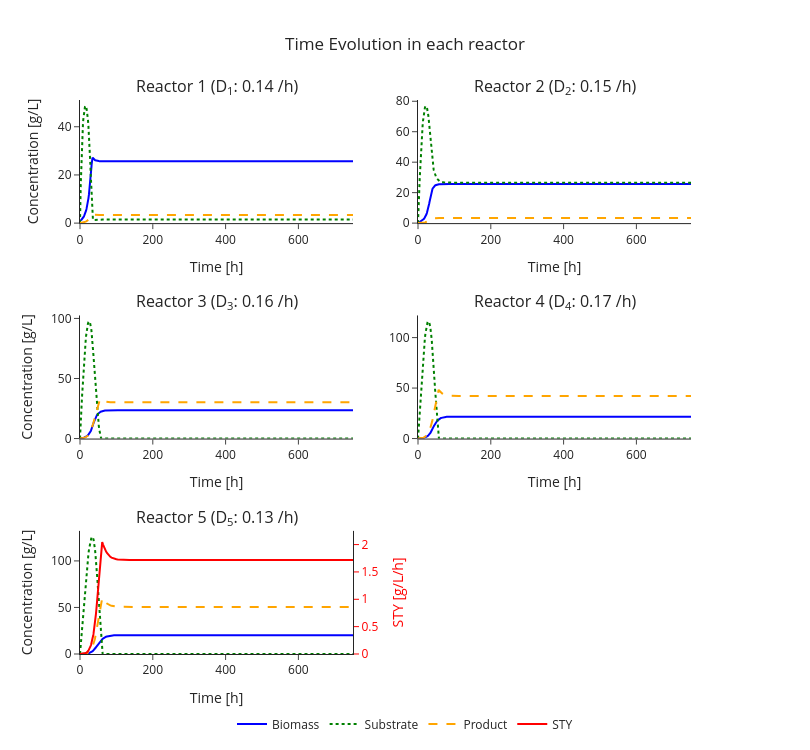

The cell this chart's notebook holds for it:
### Code cell
time_evol = plotter.plot_time_evolution()
time_evol.update_layout(
    title="Time Evolution in each reactor",
    title_x=0.5,
    legend=dict(orientation="h", y=-0.1, x=0.5, xanchor="center"),
)

### Figure 1 — Plotly figure (JSON) as saved in the notebook; plotly's stock layout.template omitted (floating-point values rounded to 4 significant figures; data arrays with more than 128 entries replaced by an {"elided": "..."} marker saying what was removed)
{"data": [{"line": {"color": "blue"}, "mode": "lines", "name": "Biomass", "showlegend": false, "type": "scatter", "x": {"elided": "385 float values"}, "xaxis": "x", "y": {"elided": "385 float values"}, "yaxis": "y"}, {"line": {"color": "green", "dash": "dot"}, "mode": "lines", "name": "Substrate", "showlegend": false, "type": "scatter", "x": {"elided": "385 float values"}, "xaxis": "x", "y": {"elided": "385 float values"}, "yaxis": "y"}, {"line": {"color": "orange", "dash": "dash"}, "mode": "lines", "name": "Product", "showlegend": false, "type": "scatter", "x": {"elided": "385 float values"}, "xaxis": "x", "y": {"elided": "385 float values"}, "yaxis": "y"}, {"line": {"color": "blue"}, "mode": "lines", "name": "Biomass", "showlegend": false, "type": "scatter", "x": {"elided": "385 float values"}, "xaxis": "x2", "y": {"elided": "385 float values"}, "yaxis": "y3"}, {"line": {"color": "green", "dash": "dot"}, "mode": "lines", "name": "Substrate", "showlegend": false, "type": "scatter", "x": {"elided": "385 float values"}, "xaxis": "x2", "y": {"elided": "385 float values"}, "yaxis": "y3"}, {"line": {"color": "orange", "dash": "dash"}, "mode": "lines", "name": "Product", "showlegend": false, "type": "scatter", "x": {"elided": "385 float values"}, "xaxis": "x2", "y": {"elided": "385 float values"}, "yaxis": "y3"}, {"line": {"color": "blue"}, "mode": "lines", "name": "Biomass", "showlegend": false, "type": "scatter", "x": {"elided": "385 float values"}, "xaxis": "x3", "y": {"elided": "385 float values"}, "yaxis": "y5"}, {"line": {"color": "green", "dash": "dot"}, "mode": "lines", "name": "Substrate", "showlegend": false, "type": "scatter", "x": {"elided": "385 float values"}, "xaxis": "x3", "y": {"elided": "385 float values"}, "yaxis": "y5"}, {"line": {"color": "orange", "dash": "dash"}, "mode": "lines", "name": "Product", "showlegend": false, "type": "scatter", "x": {"elided": "385 float values"}, "xaxis": "x3", "y": {"elided": "385 float values"}, "yaxis": "y5"}, {"line": {"color": "blue"}, "mode": "lines", "name": "Biomass", "showlegend": false, "type": "scatter", "x": {"elided": "385 float values"}, "xaxis": "x4", "y": {"elided": "385 float values"}, "yaxis": "y7"}, {"line": {"color": "green", "dash": "dot"}, "mode": "lines", "name": "Substrate", "showlegend": false, "type": "scatter", "x": {"elided": "385 float values"}, "xaxis": "x4", "y": {"elided": "385 float values"}, "yaxis": "y7"}, {"line": {"color": "orange", "dash": "dash"}, "mode": "lines", "name": "Product", "showlegend": false, "type": "scatter", "x": {"elided": "385 float values"}, "xaxis": "x4", "y": {"elided": "385 float values"}, "yaxis": "y7"}, {"line": {"color": "blue"}, "mode": "lines", "name": "Biomass", "showlegend": true, "type": "scatter", "x": {"elided": "385 float values"}, "xaxis": "x5", "y": {"elided": "385 float values"}, "yaxis": "y9"}, {"line": {"color": "green", "dash": "dot"}, "mode": "lines", "name": "Substrate", "showlegend": true, "type": "scatter", "x": {"elided": "385 float values"}, "xaxis": "x5", "y": {"elided": "385 float values"}, "yaxis": "y9"}, {"line": {"color": "orange", "dash": "dash"}, "mode": "lines", "name": "Product", "showlegend": true, "type": "scatter", "x": {"elided": "385 float values"}, "xaxis": "x5", "y": {"elided": "385 float values"}, "yaxis": "y9"}, {"line": {"color": "red"}, "mode": "lines", "name": "STY", "showlegend": true, "type": "scatter", "x": {"elided": "385 float values"}, "xaxis": "x5", "y": {"elided": "385 float values"}, "yaxis": "y10"}], "layout": {"annotations": [{"font": {"size": 16}, "showarrow": false, "text": "Reactor 1 (D<sub>1</sub>: 0.14 /h)", "x": 0.21, "xanchor": "center", "xref": "paper", "y": 1, "yanchor": "bottom", "yref": "paper"}, {"font": {"size": 16}, "showarrow": false, "text": "Reactor 2 (D<sub>2</sub>: 0.15 /h)", "x": 0.73, "xanchor": "center", "xref": "paper", "y": 1, "yanchor": "bottom", "yref": "paper"}, {"font": {"size": 16}, "showarrow": false, "text": "Reactor 3 (D<sub>3</sub>: 0.16 /h)", "x": 0.21, "xanchor": "center", "xref": "paper", "y": 0.6111, "yanchor": "bottom", "yref": "paper"}, {"font": {"size": 16}, "showarrow": false, "text": "Reactor 4 (D<sub>4</sub>: 0.17 /h)", "x": 0.73, "xanchor": "center", "xref": "paper", "y": 0.6111, "yanchor": "bottom", "yref": "paper"}, {"font": {"size": 16}, "showarrow": false, "text": "Reactor 5 (D<sub>5</sub>: 0.13 /h)", "x": 0.21, "xanchor": "center", "xref": "paper", "y": 0.2222, "yanchor": "bottom", "yref": "paper"}], "height": 750, "legend": {"orientation": "h", "x": 0.5, "xanchor": "center", "y": -0.1}, "title": {"text": "Time Evolution in each reactor", "x": 0.5}, "width": 810, "xaxis": {"anchor": "y", "domain": [0, 0.42], "title": {"text": "Time [h]"}}, "xaxis2": {"anchor": "y3", "domain": [0.52, 0.94], "title": {"text": "Time [h]"}}, "xaxis3": {"anchor": "y5", "domain": [0, 0.42], "title": {"text": "Time [h]"}}, "xaxis4": {"anchor": "y7", "domain": [0.52, 0.94], "title": {"text": "Time [h]"}}, "xaxis5": {"anchor": "y9", "domain": [0, 0.42], "title": {"text": "Time [h]"}}, "yaxis": {"anchor": "x", "domain": [0.7778, 1], "range": [0, 51.11], "title": {"text": "Concentration [g/L]"}}, "yaxis10": {"anchor": "x5", "color": "red", "overlaying": "y9", "range": [0, 2.25], "side": "right", "title": {"text": "STY [g/L/h]"}}, "yaxis2": {"anchor": "x", "overlaying": "y", "side": "right"}, "yaxis3": {"anchor": "x2", "domain": [0.7778, 1], "range": [0, 80.82]}, "yaxis4": {"anchor": "x2", "overlaying": "y3", "side": "right"}, "yaxis5": {"anchor": "x3", "domain": [0.3889, 0.6111], "range": [0, 102.5], "title": {"text": "Concentration [g/L]"}}, "yaxis6": {"anchor": "x3", "overlaying": "y5", "side": "right"}, "yaxis7": {"anchor": "x4", "domain": [0.3889, 0.6111], "range": [0, 121.9]}, "yaxis8": {"anchor": "x4", "overlaying": "y7", "side": "right"}, "yaxis9": {"anchor": "x5", "domain": [0, 0.2222], "range": [0, 132.2], "title": {"text": "Concentration [g/L]"}}}}
